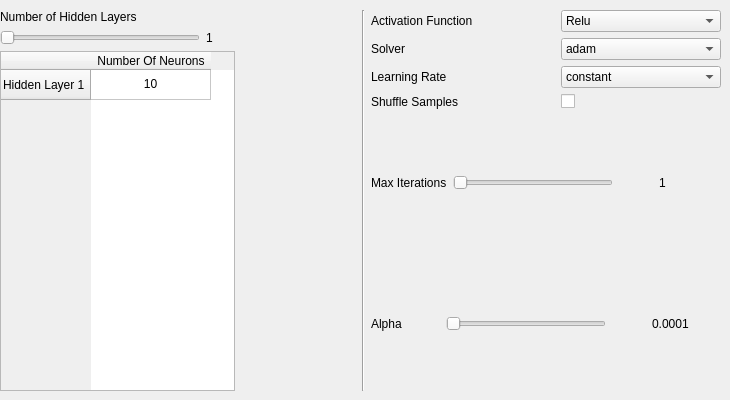
             <widget class="QWidget" name="nn_classification_page">
              <widget class="QWidget" name="layoutWidget_2">
               <property name="geometry">
                <rect>
                 <x>0</x>
                 <y>10</y>
                 <width>721</width>
                 <height>381</height>
                </rect>
               </property>
               <layout class="QHBoxLayout" name="horizontalLayout_18">
                <item>
                 <layout class="QVBoxLayout" name="verticalLayout_12">
                  <item>
                   <widget class="QLabel" name="clas_nn_hidden_layers_label">
                    <property name="sizePolicy">
                     <sizepolicy hsizetype="Minimum" vsizetype="Preferred">
                      <horstretch>0</horstretch>
                      <verstretch>0</verstretch>
                     </sizepolicy>
                    </property>
                    <property name="maximumSize">
                     <size>
                      <width>160</width>
                      <height>16777215</height>
                     </size>
                    </property>
                    <property name="text">
                     <string>Number of Hidden Layers</string>
                    </property>
                   </widget>
                  </item>
                  <item>
                   <layout class="QHBoxLayout" name="horizontalLayout_20">
                    <item>
                     <widget class="QSlider" name="clas_nn_layers_horizontalSlider">
                      <property name="maximumSize">
                       <size>
                        <width>200</width>
                        <height>16777215</height>
                       </size>
                      </property>
                      <property name="minimum">
                       <number>1</number>
                      </property>
                      <property name="maximum">
                       <number>50</number>
                      </property>
                      <property name="orientation">
                       <enum>Qt::Horizontal</enum>
                      </property>
                     </widget>
                    </item>
                    <item>
                     <widget class="QLabel" name="clas_nn_layers_label">
                      <property name="text">
                       <string>1</string>
                      </property>
                     </widget>
                    </item>
                   </layout>
                  </item>
                  <item>
                   <widget class="QTableWidget" name="clas_nn_layers_tableWidget">
                    <property name="maximumSize">
                     <size>
                      <width>235</width>
                      <height>16777215</height>
                     </size>
                    </property>
                    <attribute name="horizontalHeaderDefaultSectionSize">
                     <number>120</number>
                    </attribute>
                    <row>
                     <property name="text">
                      <string>Hidden Layer 1</string>
                     </property>
                    </row>
                    <column>
                     <property name="text">
                      <string>Number Of Neurons</string>
                     </property>
                    </column>
                    <item row="0" column="0">
                     <property name="text">
                      <string>10</string>
                     </property>
                     <property name="textAlignment">
                      <set>AlignCenter</set>
                     </property>
                    </item>
                   </widget>
                  </item>
                 </layout>
                </item>
                <item>
                 <widget class="Line" name="line_6">
                  <property name="orientation">
                   <enum>Qt::Horizontal</enum>
                  </property>
                 </widget>
                </item>
                <item>
                 <widget class="Line" name="line_7">
                  <property name="orientation">
                   <enum>Qt::Vertical</enum>
                  </property>
                 </widget>
                </item>
                <item>
                 <layout class="QVBoxLayout" name="verticalLayout_13">
                  <item>
                   <layout class="QHBoxLayout" name="horizontalLayout_21">
                    <item>
                     <widget class="QLabel" name="label_19">
                      <property name="text">
                       <string>Activation Function</string>
                      </property>
                     </widget>
                    </item>
                    <item>
                     <widget class="QComboBox" name="clas_nn_actvfunc_comboBox">
                      <property name="maximumSize">
                       <size>
                        <width>160</width>
                        <height>16777215</height>
                       </size>
                      </property>
                      <item>
                       <property name="text">
                        <string>Relu</string>
                       </property>
                      </item>
                      <item>
                       <property name="text">
                        <string>Identity</string>
                       </property>
                      </item>
                      <item>
                       <property name="text">
                        <string>Logistic</string>
                       </property>
                      </item>
                      <item>
                       <property name="text">
                        <string>Tanh</string>
                       </property>
                      </item>
                     </widget>
                    </item>
                   </layout>
                  </item>
                  <item>
                   <layout class="QHBoxLayout" name="horizontalLayout_22">
                    <item>
                     <widget class="QLabel" name="label_20">
                      <property name="text">
                       <string>Solver</string>
                      </property>
                     </widget>
                    </item>
                    <item>
                     <widget class="QComboBox" name="clas_nn_solver_comboBox">
                      <property name="maximumSize">
                       <size>
                        <width>160</width>
                        <height>16777215</height>
                       </size>
                      </property>
                      <item>
                       <property name="text">
                        <string>adam</string>
                       </property>
                      </item>
                      <item>
                       <property name="text">
                        <string>lbfgs</string>
                       </property>
                      </item>
                      <item>
                       <property name="text">
                        <string>sgd</string>
                       </property>
                      </item>
                     </widget>
                    </item>
                   </layout>
                  </item>
                  <item>
                   <layout class="QHBoxLayout" name="horizontalLayout_23">
                    <item>
                     <widget class="QLabel" name="label_21">
                      <property name="text">
                       <string>Learning Rate</string>
                      </property>
                     </widget>
                    </item>
                    <item>
                     <widget class="QComboBox" name="clas_nn_learnrate_comboBox">
                      <property name="maximumSize">
                       <size>
                        <width>160</width>
                        <height>16777215</height>
                       </size>
                      </property>
                      <item>
                       <property name="text">
                        <string>constant</string>
                       </property>
                      </item>
                      <item>
                       <property name="text">
                        <string>invscaling</string>
                       </property>
                      </item>
                      <item>
                       <property name="text">
                        <string>adaptive</string>
                       </property>
                      </item>
                     </widget>
                    </item>
                   </layout>
                  </item>
                  <item>
                   <layout class="QHBoxLayout" name="horizontalLayout_24">
                    <item>
                     <widget class="QLabel" name="label_14">
                      <property name="text">
                       <string>Shuffle Samples</string>
                      </property>
                     </widget>
                    </item>
                    <item>
                     <widget class="QCheckBox" name="clas_nn_shuffle_checkBox">
                      <property name="maximumSize">
                       <size>
                        <width>160</width>
                        <height>16777215</height>
                       </size>
                      </property>
                      <property name="text">
                       <string/>
                      </property>
                     </widget>
                    </item>
                   </layout>
                  </item>
                  <item>
                   <layout class="QHBoxLayout" name="horizontalLayout_25">
                    <item>
                     <widget class="QLabel" name="label_22">
                      <property name="text">
                       <string>Max Iterations</string>
                      </property>
                     </widget>
                    </item>
                    <item>
                     <widget class="QSlider" name="clas_nn_max_iter_horizontalSlider">
                      <property name="maximumSize">
                       <size>
                        <width>160</width>
                        <height>16777215</height>
                       </size>
                      </property>
                      <property name="minimum">
                       <number>1</number>
                      </property>
                      <property name="maximum">
                       <number>300</number>
                      </property>
                      <property name="orientation">
                       <enum>Qt::Horizontal</enum>
                      </property>
                     </widget>
                    </item>
                    <item>
                     <spacer name="horizontalSpacer_5">
                      <property name="orientation">
                       <enum>Qt::Horizontal</enum>
                      </property>
                      <property name="sizeType">
                       <enum>QSizePolicy::Minimum</enum>
                      </property>
                      <property name="sizeHint" stdset="0">
                       <size>
                        <width>40</width>
                        <height>20</height>
                       </size>
                      </property>
                     </spacer>
                    </item>
                    <item>
                     <widget class="QLabel" name="clas_nn_max_iter_label">
                      <property name="minimumSize">
                       <size>
                        <width>35</width>
                        <height>0</height>
                       </size>
                      </property>
                      <property name="text">
                       <string>1</string>
                      </property>
                     </widget>
                    </item>
                   </layout>
                  </item>
                  <item>
                   <layout class="QHBoxLayout" name="horizontalLayout_26">
                    <item>
                     <widget class="QLabel" name="label_23">
                      <property name="text">
                       <string>Alpha</string>
                      </property>
                     </widget>
                    </item>
                    <item>
                     <widget class="QSlider" name="clas_nn_alpha_horizontalSlider">
                      <property name="maximumSize">
                       <size>
                        <width>160</width>
                        <height>16777215</height>
                       </size>
                      </property>
                      <property name="minimum">
                       <number>1</number>
                      </property>
                      <property name="maximum">
                       <number>100</number>
                      </property>
                      <property name="orientation">
                       <enum>Qt::Horizontal</enum>
                      </property>
                     </widget>
                    </item>
                    <item>
                     <spacer name="horizontalSpacer_6">
                      <property name="orientation">
                       <enum>Qt::Horizontal</enum>
                      </property>
                      <property name="sizeType">
                       <enum>QSizePolicy::Minimum</enum>
                      </property>
                      <property name="sizeHint" stdset="0">
                       <size>
                        <width>40</width>
                        <height>20</height>
                       </size>
                      </property>
                     </spacer>
                    </item>
                    <item>
                     <widget class="QLabel" name="clas_nn_alpha_label">
                      <property name="minimumSize">
                       <size>
                        <width>50</width>
                        <height>0</height>
                       </size>
                      </property>
                      <property name="text">
                       <string>0.0001</string>
                      </property>
                     </widget>
                    </item>
                   </layout>
                  </item>
                 </layout>
                </item>
               </layout>
              </widget>
             </widget>
